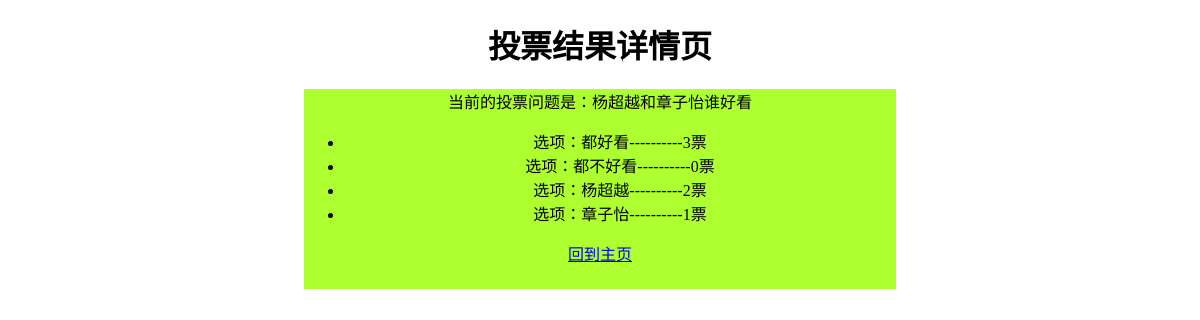
Before: /result/1/ (signed in) with the older database file.
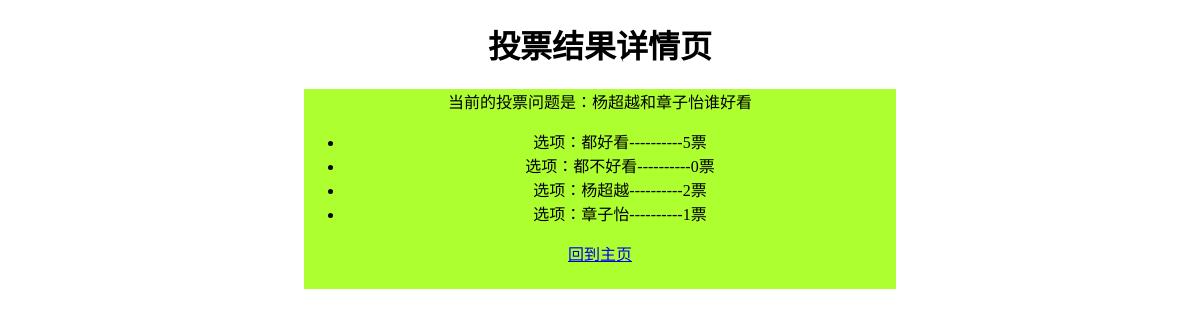
After: the same page with the newer database file.
### newvote/models.py (models this page shows)
class Question(models.Model):
     question=models.CharField(max_length=20)
     pub_date=models.DateTimeField(auto_now=True)

class Chioce(models.Model):
    chioce=models.CharField(max_length=20)
    votes=models.IntegerField(default=0)
    name=models.ForeignKey(Question,on_delete=models.CASCADE)

### newvote/views.py (the view)
    def checklog(request,*args):
        if request.user and request.user.is_authenticated:
            return fun(request,*args)
        else:
            return redirect(reverse("newvote:login"))

### newvote/views.py (called while the page is built)
def checklogin(fun):
    def checklog(request,*args):
        if request.user and request.user.is_authenticated:
            return fun(request,*args)
        else:
            return redirect(reverse("newvote:login"))
    return checklog

@checklogin
def result(request,id):
    question = Question.objects.get(pk=id)
    return render(request,"newvote/result.html",locals())

### templates/newvote/result.html (shortened to what this page needs)
<!DOCTYPE html>
<html lang="en">
<head>
</head>
<body>
    <div align="center">
        <h1>投票结果详情页</h1>
    <div  style="width: 50%;height: 200px;background-color: greenyellow;">
    <p>当前的投票问题是：{{ question.question }}</p>
        <ul>
            {% for c in question.chioce_set.all %}
            <li>选项：{{ c.chioce }}----------{{ c.votes }}票</li>
            {% endfor %}
        </ul>
        <a href="/" class="btn btn-default">回到主页</a>
        </div></div>
</body>
</html>

Changed rows visible on the page:
changed Chioce "都好看": votes "3" → "5"
